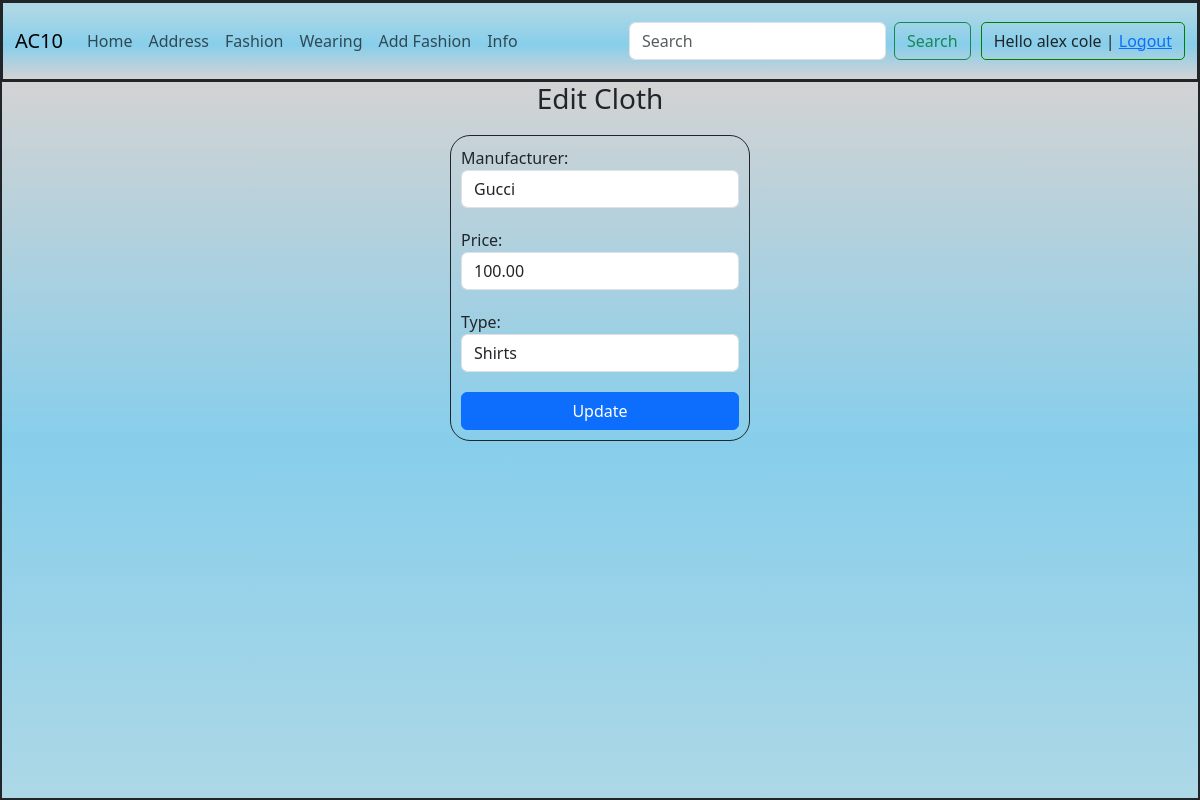
Screenshot of /clothing/edit/1 (signed in) with the database file from the repository.
### clothing/models.py (models this page shows)
class ClothingModel(Model):
    manufacturer = CharField(max_length = 50, validators=[MinLengthValidator(2), MaxLengthValidator(100)])
    price = DecimalField(max_digits = 5, decimal_places = 2, validators=[MinValueValidator(0, "Price can't be negative."), MaxValueValidator(1000)])
    type = ForeignKey(TypeModel, on_delete = RESTRICT)
    class Meta:
        db_table = "clothing"

### clothing/views.py (the view, shortened to what this page needs)
# urls.py: path("edit/<int:id>", views.edit, name="edit"),
@login_required(login_url= "login")
def edit(request, id):
    try:
        if request.method == "GET":
            clothing = ClothingModel.objects.get(pk = id)
            context = { "form": ClothingForm(instance=clothing) }
            return render(request, "edit.html", context)
    except ClothingModel.DoesNotExist:
        raise Http404()

### clothing/models.py
class ClothingForm(ModelForm):
    class Meta:
        model = ClothingModel
        exclude = ["id"]
        widgets = {
            "manufacturer": TextInput(attrs = {"class": "form-control", "minlength": 2, "maxlength": 100}), #attrs = HTML attributes
            "price": NumberInput(attrs = {"class": "form-control", "min": 0, "max": 1000}),
            "type": Select(attrs = {"class": "form-control"}),
        }

### clothing/models.py (called while the page is built)
    def __str__(self):
        return self.name

### clothing/templates/edit.html (shortened to what this page needs)
{% extends "layout.html" %}
{% block content %}
<h3>Edit Cloth</h3>
<form class="fancy-form" method="post">
    {{form}}
    <button class="btn btn-primary w-100">Update</button>
</form>
{% endblock content %}

### templates/auth.html
<div>
    {% if user.is_authenticated %}
        <span>Hello {{user.first_name}} {{user.last_name}} | </span>
        <a href="{% url 'logout' %}" >Logout</a>
    {% else %}
    <span> Hello Guest |</span>
    <a class="{% if active == 'login' %}active{% endif %}"  href="{% url 'login' %}">Login</a>
    <span> | </span>
    <a class="{% if active == 'register' %}active{% endif %}" href="{% url 'register' %}">Register</a>
    {% endif %}
</div>

### static/css/style.css (style rules this page uses)
html, body { margin: 0; height: 100%; text-align: center; background-image: linear-gradient(lightgrey 10%, skyblue, lightblue); }
.fancy-form { width: 300px; margin: 20px auto; border: 1px solid; padding: 10px; border-radius: 20px; text-align: left; }
.fancy-form input, .fancy-form select { margin-bottom: 20px; }

### rows the page displays
ClothingModel: manufacturer "Gucci", price "100.00", type "Shirts"

### other values shown
{{ user.first_name }} "alex"
{{ user.last_name }} "cole"
